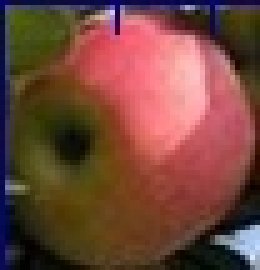
#> input picture fj/4/apple/101_1.jpg, 52 x 54 px, found by its file name (shown 5 times larger); its folder holds 4 pictures in this run
$ python A4.py
#> lines starting #> are read from the running program, lines starting #| are printed output that depends on the picture; after the words box and inside, x2 and y2 are one past the last pixel; in counts of white or black regions, pixels touching at a corner belong together


'''
For the fourth question, the model trained by yolov5 was adopted to capture the apple picture,
perform gray level conversion, binary conversion, contour search and other processing on the picture, find the maximum contour,
judge the area, and approximate replace the incomplete figure with a circle. Assuming that the apple is a standard positive sphere,
 the mass of the apple is obtained by formula transformation.
'''

import cv2
import numpy as np
import os
import pandas as pd

# Read the image path
def get_pic_path():
    img_path = r'D:\pycharm\apple'  # Image folder path
    img_list = []
    for na in os.listdir(img_path):
        if na.endswith('.jpg'):
            img_list.append(os.path.join(img_path, na))
#> pass 2 of the loop in get_pic_path, `for na in os.listdir(img_path):`:
#> pass 3 of the loop in get_pic_path, `for na in os.listdir(img_path):`:
#> the loop made 4 passes; the first 3 are shown
    return img_list

# Process the images
def process_images(img_list):
    area_data = []  # List to save image number, box number, and apple area
    for img_path in img_list:
        img_name = os.path.basename(img_path)  # Get the image filename
        img_number, box_number = img_name.split('_')  # Extract the image number and box number from the image name
        img = cv2.imread(img_path)  # Read the image
#> img is the input picture: shape (54, 52, 3); mean B, G, R 59.1, 70.8, 115.2
        gray = cv2.cvtColor(img, cv2.COLOR_BGR2GRAY)  # Convert to grayscale
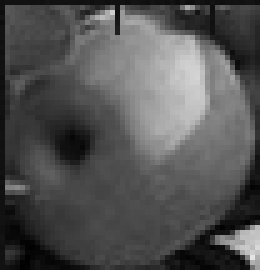
#> gray: shape (54, 52) (shown 5 times larger); min 0, max 228, mean 82.8
        _, thresh = cv2.threshold(gray, 240, 255, cv2.THRESH_BINARY)  # Binarize the image
#> thresh: shape (54, 52); every value is 0
        contours, _ = cv2.findContours(thresh, cv2.RETR_EXTERNAL, cv2.CHAIN_APPROX_SIMPLE)  # Find contours
#> contours = []
        if len(contours) > 0:
            max_contour = max(contours, key=cv2.contourArea)  # Find the largest contour
            area = cv2.contourArea(max_contour)  # Calculate the contour area
            x, y, w, h = cv2.boundingRect(max_contour)  # Get the bounding rectangle
            if w < h:  # Check if the contour is circular enough
                radius = (w + h) // 4  # Calculate the radius of the circle
                cv2.circle(img, (x + w // 2, y + h // 2), radius, (0, 255, 0), 2)  # Draw the circle
                area = np.pi * radius ** 2  # Replace the original area with the area of the circle
            area_data.append([img_number, box_number, area])  # Add image number, box number, and apple area to the list
            # cv2.imshow('image', img)  # Display the image with contours
            cv2.waitKey(0)
            cv2.destroyAllWindows()
#> pass 2 of the loop in process_images, `for img_path in img_list:`:
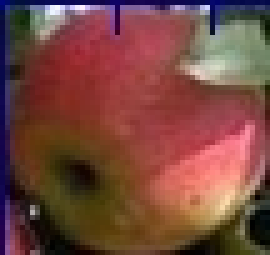
#> input picture fj/4/apple/101_2.jpg, 54 x 51 px, found by its file name (shown 5 times larger)
#> in process_images, img is the input picture: shape (51, 54, 3); mean B, G, R 62.8, 71.3, 118.9
#> in process_images, `gray = cv2.cvtColor(img, cv2.COLOR_BGR2GRAY)`:
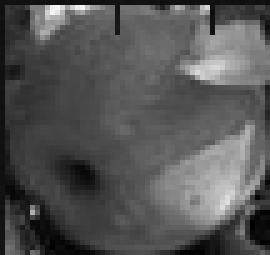
#> gray: shape (51, 54) (shown 5 times larger); min 1, max 247, mean 84.6
#> in process_images, `_, thresh = cv2.threshold(gray, 240, 255, cv2.THRESH_BINARY)`:
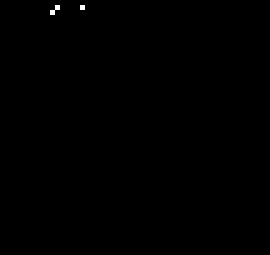
#> thresh: shape (51, 54) (shown 5 times larger); 0.11% white in thin lines or dots, all inside (x1, y1, x2, y2) = (10, 1, 17, 3)
#> contours = 2 contours, all with area under 20
#> max_contour = [[16, 1]]
#> area = 0
#> x = 16; y = 1
#> pass 3 of the loop in process_images, `for img_path in img_list:`:
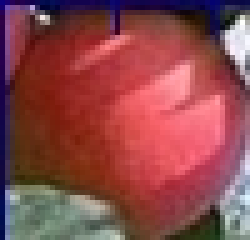
#> input picture fj/4/apple/101_4.jpg, 50 x 48 px, found by its file name (shown 5 times larger)
#> in process_images, img is the input picture: shape (48, 50, 3); mean B, G, R 74.7, 72.3, 140.1
#> gray: shape (48, 50)
#> in process_images, `_, thresh = cv2.threshold(gray, 240, 255, cv2.THRESH_BINARY)`:
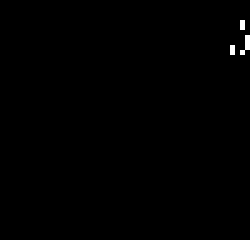
#> thresh: shape (48, 50) (shown 5 times larger); 0.33% white in thin lines or dots, all inside (x1, y1, x2, y2) = (46, 4, 50, 11)
#> contours = 3 contours, all with area under 20
#> max_contour = [[46, 9], [46, 10]]
#> x = 46; y = 9; h = 2
#> radius = 0
#> in process_images, `cv2.circle(img, (x + w // 2, y + h // 2), radius, (0, 255, 0), 2)`:
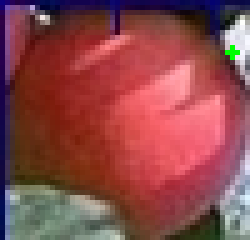
#> img: shape (48, 50, 3) (shown 5 times larger); 0.21% of pixels changed, all inside (x1, y1, x2, y2) = (45, 9, 48, 12)
#> the loop made 4 passes; the first 3 are shown


    # Save data to Excel spreadsheet
    df = pd.DataFrame(area_data, columns=['Image Number', 'Box Number', 'Apple Area'])
    df.to_excel('apple_area.xlsx', index=False)
#> (the run stopped early here; a loop or call above may not have finished)
